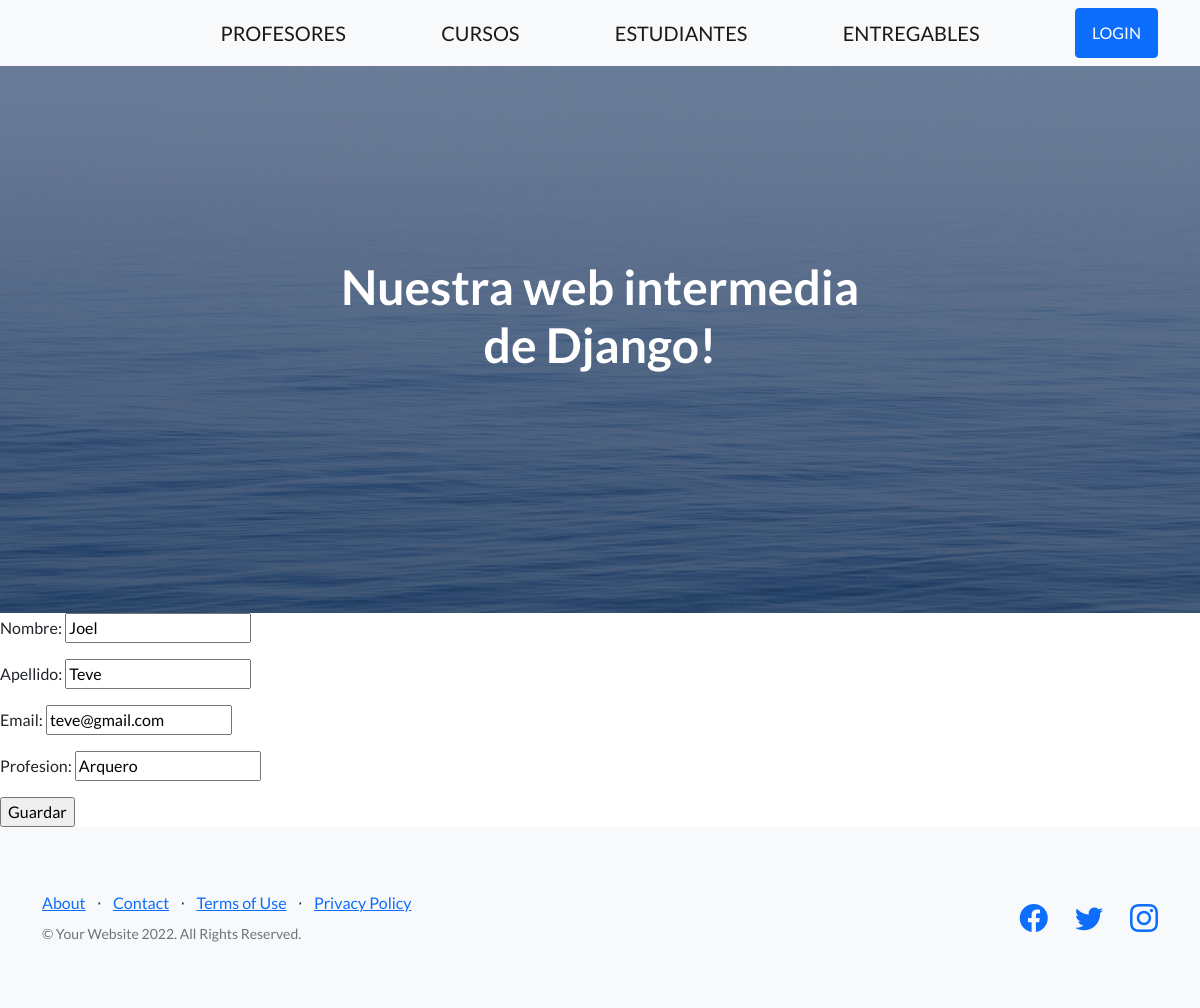
Page /app-coder/edita-profesor/3 on the committed database.
### App_Coder/models.py (models this page shows, shortened)
class Profesor(models.Model):
    nombre = models.CharField(max_length=30)
    apellido = models.CharField(max_length=30)
    email = models.EmailField()
    profesion = models.CharField(max_length=30)
    user_is = models.OneToOneField(User, on_delete=models.CASCADE, null=True, blank=True)

### App_Coder/views.py (the view)
# urls.py: path('edita-profesor/<int:id>', editar_profesor, name="EditarProfesor"),
def editar_profesor(request, id):
    print('method:', request.method)
    print('post:', request.POST)
    profesor = Profesor.objects.get(id=id)
    if request.method == 'POST':
        miFormulario = ProfesorFormulario(request.POST)
        if miFormulario.is_valid():
            data = miFormulario.cleaned_data
            profesor.nombre = data["nombre"]
            profesor.apellido = data["apellido"]
            profesor.email = data["email"]
            profesor.profesion = data["profesion"]
            profesor.save()
            return render(request, 'inicio.html')
    else:
        miFormulario = ProfesorFormulario(initial={
            "nombre": profesor.nombre,
            "apellido": profesor.apellido,
            "email": profesor.email,
            "profesion": profesor.profesion,
        })
    return render(request, "editarProfesor.html", {"miFormulario": miFormulario, "id": profesor.id})

### App_Coder/forms.py
class ProfesorFormulario(forms.Form):
    nombre = forms.CharField(max_length=30)
    apellido = forms.CharField(max_length=30)
    email = forms.EmailField()
    profesion = forms.CharField(max_length=30)

### App_Coder/templates/editarProfesor.html
{% extends 'padre.html' %}
{% load static %}
{% block bloqueQueCambia %}
    <form action="{% url 'EditarProfesor' id %}" method="POST">{% csrf_token %}
        {{miFormulario.as_p}}
        <input type="submit" value="Guardar">
    </form>
{% endblock bloqueQueCambia %}

### rows in the picture
Profesor: nombre "Joel", apellido "Teve", email "teve@gmail.com", profesion "Arquero"
